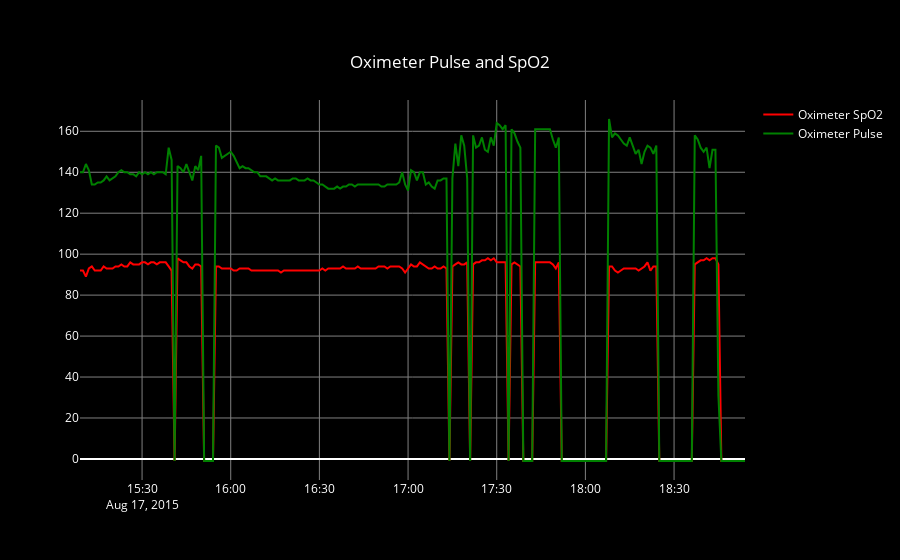

The code cell stored with this chart in its notebook:
### Code cell
#Oximeter SpO2 and Pulse

fig = go.Figure()

# add line / trace 1 to figure
fig.add_trace(go.Scatter(
    x=df.index,
    y=df['Oximeter SpO2'],
    marker=dict(
        color="red"
    ),
    showlegend=True, name='Oximeter SpO2'
))

# add line / trace 2 to figure
fig.add_trace(go.Scatter(
    x=df.index,
    y=df['Oximeter Pulse'],
    marker=dict(
        color="green"
    ),
    showlegend=True, name= 'Oximeter Pulse'
))


# Show grid lines
fig.update_layout(plot_bgcolor='black',
    paper_bgcolor='black',
    font=dict(color='white'),
    xaxis=dict(showgrid=True, gridcolor='gray', gridwidth=1),
    yaxis=dict(showgrid=True, gridcolor='gray', gridwidth=1),
    title={
        'text': "Oximeter Pulse and SpO2",
        'y':0.9,
        'x':0.5,
        'xanchor': 'center',
        'yanchor': 'top'
    }
)

fig.show()

### Figure 1 — Plotly figure (JSON) as saved in the notebook; plotly's stock layout.template omitted (floating-point values rounded to 4 significant figures; data arrays with more than 128 entries replaced by an {"elided": "..."} marker saying what was removed)
{"data": [{"marker": {"color": "red"}, "name": "Oximeter SpO2", "showlegend": true, "type": "scatter", "x": {"elided": "226 str values"}, "y": {"elided": "226 int values"}}, {"marker": {"color": "green"}, "name": "Oximeter Pulse", "showlegend": true, "type": "scatter", "x": {"elided": "226 str values"}, "y": {"elided": "226 int values"}}], "layout": {"font": {"color": "white"}, "paper_bgcolor": "black", "plot_bgcolor": "black", "title": {"text": "Oximeter Pulse and SpO2", "x": 0.5, "xanchor": "center", "y": 0.9, "yanchor": "top"}, "xaxis": {"gridcolor": "gray", "gridwidth": 1, "showgrid": true}, "yaxis": {"gridcolor": "gray", "gridwidth": 1, "showgrid": true}}}
